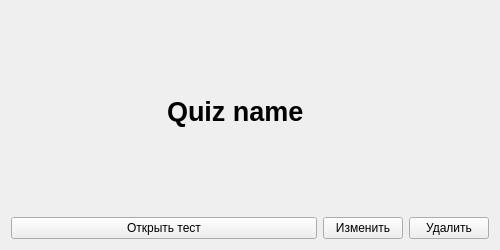
<?xml version="1.0" encoding="UTF-8"?>
<ui version="4.0">
 <class>Quiz</class>
 <widget class="QWidget" name="Quiz">
  <property name="geometry">
   <rect>
    <x>0</x>
    <y>0</y>
    <width>500</width>
    <height>250</height>
   </rect>
  </property>
  <property name="minimumSize">
   <size>
    <width>500</width>
    <height>250</height>
   </size>
  </property>
  <property name="maximumSize">
   <size>
    <width>16777215</width>
    <height>250</height>
   </size>
  </property>
  <property name="windowTitle">
   <string>Quiz</string>
  </property>
  <layout class="QVBoxLayout" name="verticalLayout">
   <item>
    <layout class="QHBoxLayout" name="headerLayout">
     <item>
      <widget class="QLabel" name="image">
       <property name="sizePolicy">
        <sizepolicy hsizetype="Fixed" vsizetype="Fixed">
         <horstretch>0</horstretch>
         <verstretch>0</verstretch>
        </sizepolicy>
       </property>
       <property name="minimumSize">
        <size>
         <width>150</width>
         <height>150</height>
        </size>
       </property>
       <property name="maximumSize">
        <size>
         <width>150</width>
         <height>150</height>
        </size>
       </property>
       <property name="pixmap">
        <pixmap resource="../../src.qrc">:/src/src/no-file.png</pixmap>
       </property>
       <property name="scaledContents">
        <bool>true</bool>
       </property>
      </widget>
     </item>
     <item>
      <widget class="QLabel" name="label">
       <property name="sizePolicy">
        <sizepolicy hsizetype="Minimum" vsizetype="Minimum">
         <horstretch>0</horstretch>
         <verstretch>0</verstretch>
        </sizepolicy>
       </property>
       <property name="font">
        <font>
         <pointsize>20</pointsize>
         <weight>75</weight>
         <bold>true</bold>
        </font>
       </property>
       <property name="text">
        <string>Quiz name</string>
       </property>
       <property name="wordWrap">
        <bool>true</bool>
       </property>
       <property name="textInteractionFlags">
        <set>Qt::NoTextInteraction</set>
       </property>
      </widget>
     </item>
    </layout>
   </item>
   <item>
    <layout class="QHBoxLayout" name="buttonsLayout">
     <item>
      <widget class="QPushButton" name="startButton">
       <property name="text">
        <string>Открыть тест</string>
       </property>
       <property name="icon">
        <iconset resource="../../src.qrc">
         <normaloff>:/src/src/play.png</normaloff>:/src/src/play.png</iconset>
       </property>
       <property name="autoDefault">
        <bool>false</bool>
       </property>
      </widget>
     </item>
     <item>
      <widget class="QPushButton" name="editButton">
       <property name="sizePolicy">
        <sizepolicy hsizetype="Maximum" vsizetype="Fixed">
         <horstretch>0</horstretch>
         <verstretch>0</verstretch>
        </sizepolicy>
       </property>
       <property name="text">
        <string>Изменить</string>
       </property>
       <property name="icon">
        <iconset resource="../../src.qrc">
         <normaloff>:/src/src/edit.png</normaloff>:/src/src/edit.png</iconset>
       </property>
       <property name="autoDefault">
        <bool>false</bool>
       </property>
      </widget>
     </item>
     <item>
      <widget class="QPushButton" name="deleteButton">
       <property name="sizePolicy">
        <sizepolicy hsizetype="Maximum" vsizetype="Fixed">
         <horstretch>0</horstretch>
         <verstretch>0</verstretch>
        </sizepolicy>
       </property>
       <property name="text">
        <string>Удалить</string>
       </property>
       <property name="icon">
        <iconset resource="../../src.qrc">
         <normaloff>:/src/src/delete.png</normaloff>:/src/src/delete.png</iconset>
       </property>
       <property name="autoDefault">
        <bool>false</bool>
       </property>
      </widget>
     </item>
    </layout>
   </item>
  </layout>
 </widget>
 <resources>
  <include location="../../src.qrc"/>
 </resources>
 <connections/>
</ui>
